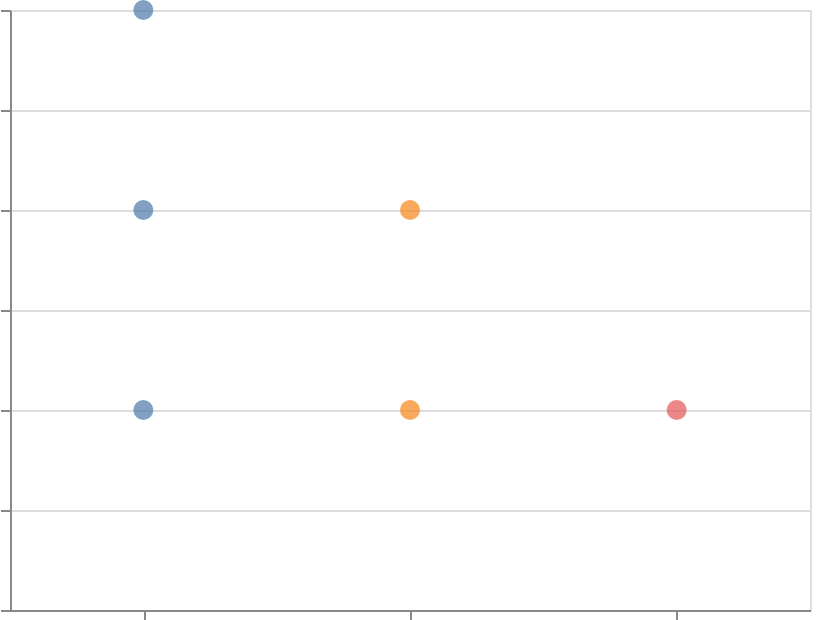

Source (Vega-Lite JSON):
### Vega-Lite specification from a JSON file in a GitHub repository (floating-point values rounded to 4 significant figures)
{"$schema": "https://vega.github.io/schema/vega-lite/v6.json", "width": 400, "height": 300, "padding": 5, "autosize": "none", "data": {"name": "table", "values": [{"x": "A", "y": 1}, {"x": "A", "y": 2}, {"x": "A", "y": 3}, {"x": "B", "y": 1}, {"x": "B", "y": 2}, {"x": "C", "y": 1}]}, "mark": {"type": "circle", "size": 100}, "encoding": {"x": {"field": "x", "type": "nominal"}, "y": {"field": "y", "type": "quantitative"}, "color": {"field": "x", "type": "nominal"}}}
